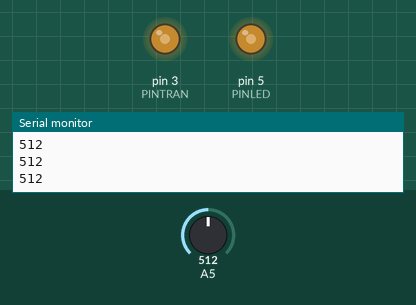
A sketch run on a simulated Arduino Uno, built with avr-gcc and run on an emulated ATmega328P. Shown: output pins drawn as LEDs (lit = HIGH), the last lines printed to the serial monitor. Inputs (shaded band) come from the test bench; at power-on: A5 = 512.

Above: at 1.2 s.
1.3 s: A5 set to 716
At 2.1 s:
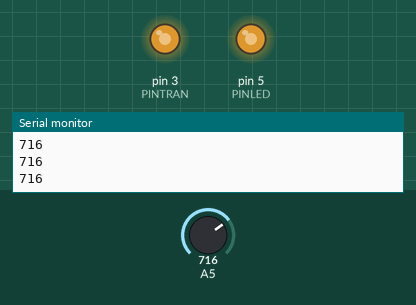
2.8 s: A5 set to 900
At 3.3 s:
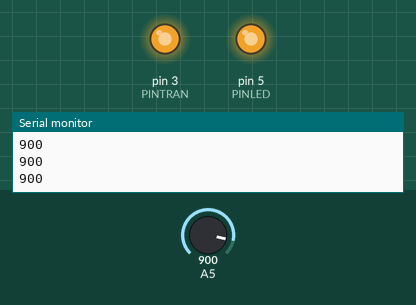
4.3 s: A5 set to 122
At 5.5 s:
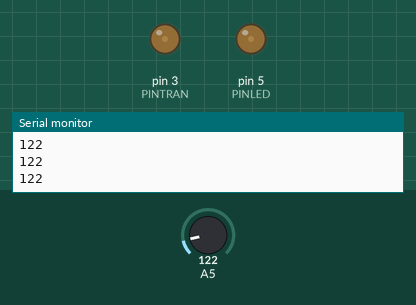
5.8 s: A5 set to 0
At 6.7 s:
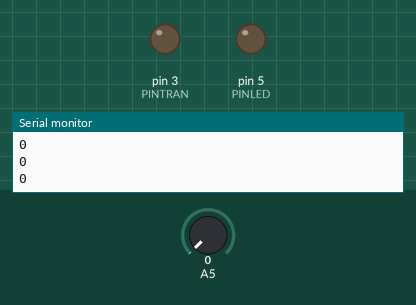
7.3 s: A5 set to 511
At 7.9 s:
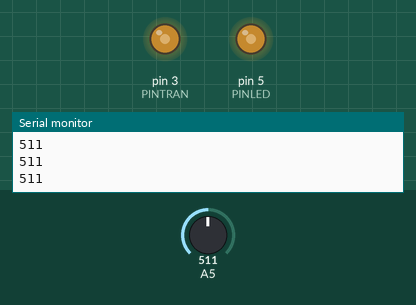
Timing chart, 0 to 9.8 s (numbered marks = the images above; inputs shaded):
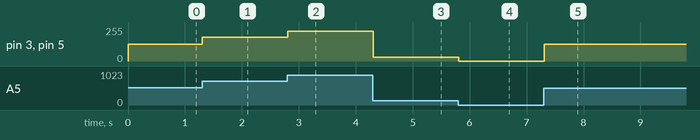

The sketch:

clase.ino
```cpp
#define PINLED 5
#define PINTRAN 3
int potencia = 0;

void setup() {
  pinMode(PINLED, OUTPUT);
  pinMode(PINTRAN, OUTPUT);
  Serial.begin(9600);
}

void loop() {
  // put your main code here, to run repeatedly:
  potencia = analogRead(A5);
  Serial.println(potencia);
  potencia=map(potencia,0,1023,0,255);
  analogWrite(PINLED, potencia);
  analogWrite(PINTRAN, potencia);

}
```

Measured:
- after the input at 1.3 s, pin 3 (PINTRAN), pin 5 (PINLED): 127/255 → 178/255 at once
- after the input at 2.8 s, pin 3 (PINTRAN), pin 5 (PINLED): 178/255 → 224/255 at once
- after the input at 4.3 s, pin 3 (PINTRAN), pin 5 (PINLED): 224/255 → 30/255 at once
- after the input at 5.8 s, pin 3 (PINTRAN), pin 5 (PINLED): 30/255 → 0/255 at once
- after the input at 7.3 s, pin 3 (PINTRAN), pin 5 (PINLED): 0/255 → 127/255 at once
